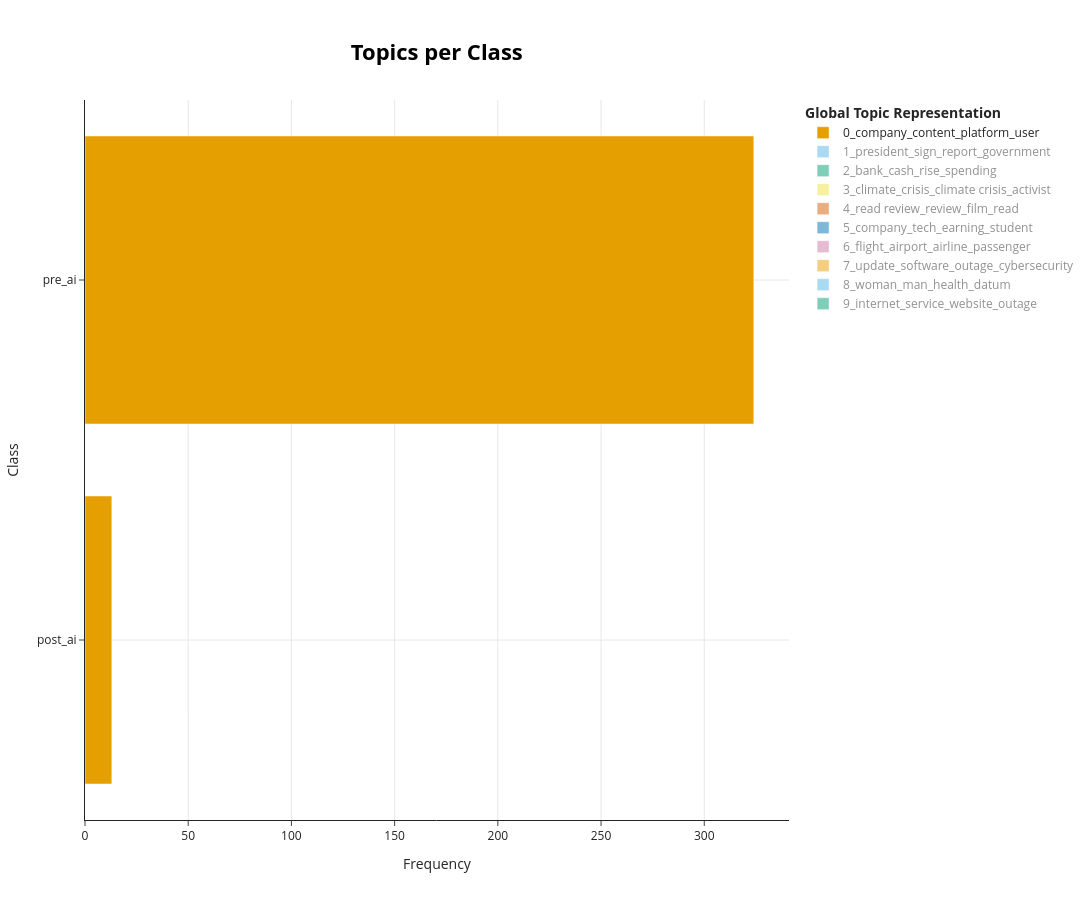

Notebook cell for this chart:
### Markdown cell above
---
## Topic Shift: Pre-AI vs Post-AI

Using BERTopic's `topics_per_class` to compare how topic prevalence changes across eras.

### Code cell
import numpy as np

chunk_df["prob"] = probs.max(axis=1) if probs.ndim == 2 else probs

# For each (era, topic) pair, sum the probabilities instead of counting chunks
weighted = (
    chunk_df[chunk_df["topic"] != -1]
    .groupby(["era", "topic"])["prob"]
    .sum()
    .unstack(fill_value=0)
)

weighted_pct = weighted.div(weighted.sum(axis=1), axis=0) * 100
weighted_pct = weighted_pct.reindex(["pre_ai", "post_ai"], fill_value=0)

print("Probability-weighted topic distribution by era (%):")
display(weighted_pct.round(1))

# BERTopic's built-in topics_per_class (count-based)
classes = chunk_df["era"].tolist()
topics_per_class = model.topics_per_class(all_lemmatized, classes=classes)
fig = model.visualize_topics_per_class(topics_per_class, top_n_topics=10)
fig.show()

### Figure 1 — Plotly figure (JSON) as saved in the notebook; plotly's stock layout.template omitted (floating-point values rounded to 4 significant figures)
{"data": [{"hoverinfo": "text", "hovertext": ["<b>Topic 0</b><br>Words: content, feed, young man, illegal, social", "<b>Topic 0</b><br>Words: company, content, platform, user, social"], "marker": {"color": "#E69F00"}, "name": "0_company_content_platform_user", "orientation": "h", "type": "bar", "visible": true, "x": [13, 324], "y": ["post_ai", "pre_ai"]}, {"hoverinfo": "text", "hovertext": ["<b>Topic 1</b><br>Words: president, union, report, party, nomination", "<b>Topic 1</b><br>Words: sign, state, vaccination, government, vaccine"], "marker": {"color": "#56B4E9"}, "name": "1_president_sign_report_government", "orientation": "h", "type": "bar", "visible": "legendonly", "x": [47, 79], "y": ["post_ai", "pre_ai"]}, {"hoverinfo": "text", "hovertext": ["<b>Topic 2</b><br>Words: bank, cash, spending, rise, budget", "<b>Topic 2</b><br>Words: rise, price, share, bank, cash"], "marker": {"color": "#009E73"}, "name": "2_bank_cash_rise_spending", "orientation": "h", "type": "bar", "visible": "legendonly", "x": [41, 37], "y": ["post_ai", "pre_ai"]}, {"hoverinfo": "text", "hovertext": ["<b>Topic 3</b><br>Words: climate, protest, stop, activist, build", "<b>Topic 3</b><br>Words: climate, crisis, climate crisis, activist, plastic"], "marker": {"color": "#F0E442"}, "name": "3_climate_crisis_climate crisis_activist", "orientation": "h", "type": "bar", "visible": "legendonly", "x": [6, 58], "y": ["post_ai", "pre_ai"]}, {"hoverinfo": "text", "hovertext": ["<b>Topic 4</b><br>Words: read review, review, film, read, stage", "<b>Topic 4</b><br>Words: theatre, stage, drama, film, review"], "marker": {"color": "#D55E00"}, "name": "4_read review_review_film_read", "orientation": "h", "type": "bar", "visible": "legendonly", "x": [42, 21], "y": ["post_ai", "pre_ai"]}, {"hoverinfo": "text", "hovertext": ["<b>Topic 5</b><br>Words: company, earning, tech, student, tool", "<b>Topic 5</b><br>Words: car, accident, resolve, strike car, limbo"], "marker": {"color": "#0072B2"}, "name": "5_company_tech_earning_student", "orientation": "h", "type": "bar", "visible": "legendonly", "x": [53, 1], "y": ["post_ai", "pre_ai"]}, {"hoverinfo": "text", "hovertext": ["<b>Topic 6</b><br>Words: flight, airport, airline, passenger, affect", "<b>Topic 6</b><br>Words: private, waiting list, waiting, manage, backlog"], "marker": {"color": "#CC79A7"}, "name": "6_flight_airport_airline_passenger", "orientation": "h", "type": "bar", "visible": "legendonly", "x": [50, 1], "y": ["post_ai", "pre_ai"]}, {"hoverinfo": "text", "hovertext": ["<b>Topic 7</b><br>Words: update, software, outage, cybersecurity, fix", "<b>Topic 7</b><br>Words: register, event, risk, government company, case scenario"], "marker": {"color": "#E69F00"}, "name": "7_update_software_outage_cybersecurity", "orientation": "h", "type": "bar", "visible": "legendonly", "x": [44, 1], "y": ["post_ai", "pre_ai"]}, {"hoverinfo": "text", "hovertext": ["<b>Topic 8</b><br>Words: abortion, woman, date, app, datum", "<b>Topic 8</b><br>Words: woman, man, health, tracking, datum"], "marker": {"color": "#56B4E9"}, "name": "8_woman_man_health_datum", "orientation": "h", "type": "bar", "visible": "legendonly", "x": [19, 25], "y": ["post_ai", "pre_ai"]}, {"hoverinfo": "text", "hovertext": ["<b>Topic 9</b><br>Words: internet, service, website, outage, traffic", "<b>Topic 9</b><br>Words: website, service, internet, outage, site"], "marker": {"color": "#009E73"}, "name": "9_internet_service_website_outage", "orientation": "h", "type": "bar", "visible": "legendonly", "x": [12, 24], "y": ["post_ai", "pre_ai"]}], "layout": {"height": 900, "hoverlabel": {"bgcolor": "white", "font": {"family": "Rockwell", "size": 16}}, "legend": {"title": {"text": "<b>Global Topic Representation"}}, "title": {"font": {"color": "Black", "size": 22}, "text": "<b>Topics per Class</b>", "x": 0.4, "xanchor": "center", "y": 0.95, "yanchor": "top"}, "width": 1250, "xaxis": {"showgrid": true, "title": {"text": "Frequency"}}, "yaxis": {"showgrid": true, "title": {"text": "Class"}}}}
